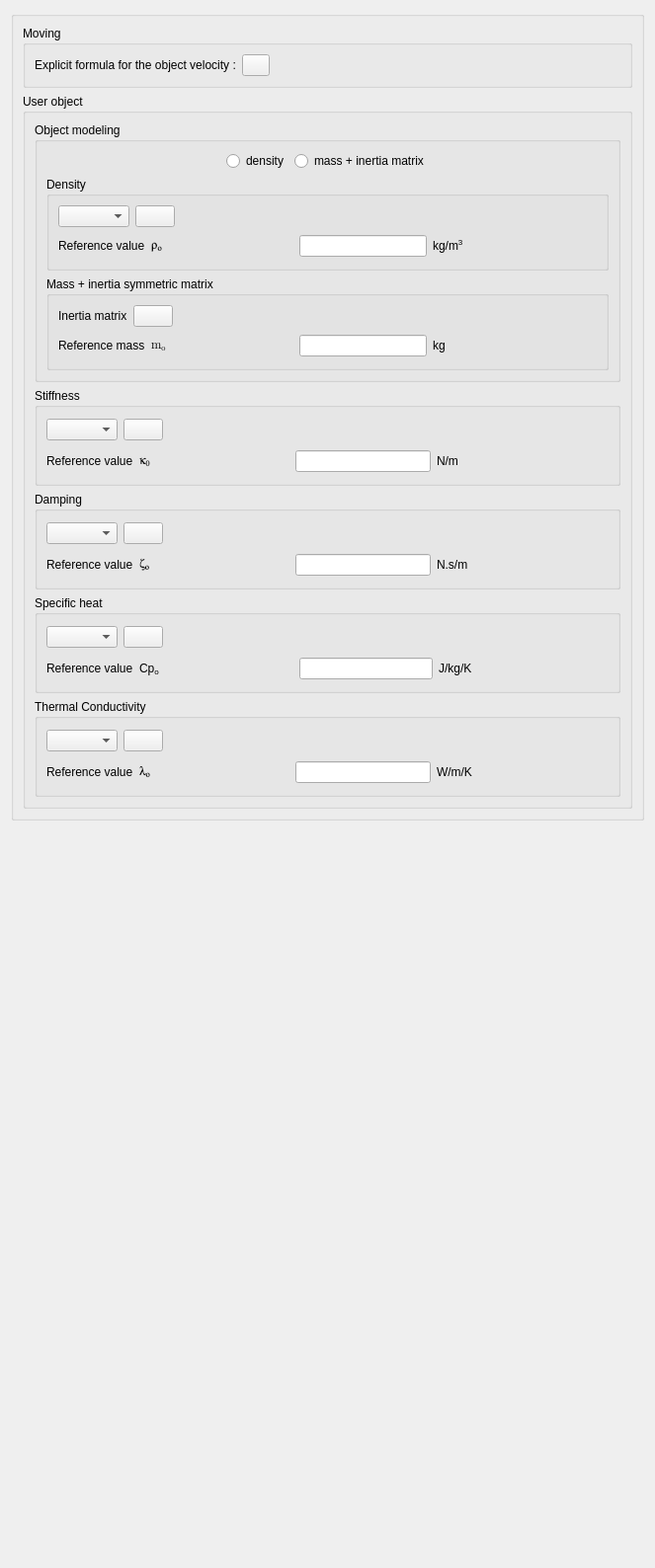
<?xml version="1.0" encoding="UTF-8"?>
<ui version="4.0">
 <class>ImmersedBoundariesThermodynamicsField</class>
 <widget class="QWidget" name="ImmersedBoundariesThermodynamicsField">
  <property name="geometry">
   <rect>
    <x>0</x>
    <y>0</y>
    <width>659</width>
    <height>1588</height>
   </rect>
  </property>
  <property name="windowTitle">
   <string>Form</string>
  </property>
  <layout class="QGridLayout" name="gridLayout_15">
   <item row="2" column="0">
    <spacer>
     <property name="orientation">
      <enum>Qt::Vertical</enum>
     </property>
     <property name="sizeHint" stdset="0">
      <size>
       <width>641</width>
       <height>16</height>
      </size>
     </property>
    </spacer>
   </item>
   <item row="0" column="0">
    <widget class="QGroupBox" name="groupBoxConstantProperties">
     <property name="title">
      <string/>
     </property>
     <layout class="QGridLayout" name="gridLayout_13">
      <item row="0" column="0">
       <widget class="QGroupBox" name="groupBoxImposed">
        <property name="title">
         <string>Moving</string>
        </property>
        <layout class="QHBoxLayout" name="horizontalLayout_21">
         <item>
          <layout class="QHBoxLayout" name="horizontalLayout_18">
           <item>
            <widget class="QLabel" name="label_14">
             <property name="text">
              <string>Explicit formula for the object velocity :</string>
             </property>
            </widget>
           </item>
          </layout>
         </item>
         <item>
          <layout class="QHBoxLayout" name="horizontalLayout_20">
           <item>
            <widget class="FormulaButton" name="pushButtonImposed">
             <property name="maximumSize">
              <size>
               <width>28</width>
               <height>25</height>
              </size>
             </property>
             <property name="text">
              <string/>
             </property>
             <property name="icon">
              <iconset resource="resources_pages.qrc">
               <normaloff>:data/icons/22x22/edit-find-replace.png</normaloff>:data/icons/22x22/edit-find-replace.png</iconset>
             </property>
            </widget>
           </item>
          </layout>
         </item>
         <item>
          <spacer name="horizontalSpacer_14">
           <property name="orientation">
            <enum>Qt::Horizontal</enum>
           </property>
           <property name="sizeHint" stdset="0">
            <size>
             <width>455</width>
             <height>20</height>
            </size>
           </property>
          </spacer>
         </item>
        </layout>
       </widget>
      </item>
      <item row="2" column="0">
       <widget class="QGroupBox" name="groupBoxPhysicalProp">
        <property name="title">
         <string>User object</string>
        </property>
        <layout class="QGridLayout" name="gridLayout_5">
         <item row="0" column="0">
          <widget class="QGroupBox" name="groupBoxModeling">
           <property name="toolTip">
            <string></string>
           </property>
           <property name="title">
            <string>Object modeling</string>
           </property>
           <layout class="QGridLayout" name="_6">
            <item row="0" column="0">
             <layout class="QGridLayout" name="_7">
              <item row="0" column="0">
               <layout class="QGridLayout" name="_8">
                <item row="0" column="5">
                 <spacer>
                  <property name="orientation">
                   <enum>Qt::Horizontal</enum>
                  </property>
                  <property name="sizeHint" stdset="0">
                   <size>
                    <width>40</width>
                    <height>20</height>
                   </size>
                  </property>
                 </spacer>
                </item>
                <item row="0" column="2">
                 <widget class="QRadioButton" name="radioButtonMass">
                  <property name="toolTip">
                   <string></string>
                  </property>
                  <property name="text">
                   <string>mass + inertia matrix</string>
                  </property>
                 </widget>
                </item>
                <item row="0" column="0">
                 <spacer>
                  <property name="orientation">
                   <enum>Qt::Horizontal</enum>
                  </property>
                  <property name="sizeHint" stdset="0">
                   <size>
                    <width>40</width>
                    <height>20</height>
                   </size>
                  </property>
                 </spacer>
                </item>
                <item row="0" column="1">
                 <widget class="QRadioButton" name="radioButtonDensity">
                  <property name="toolTip">
                   <string></string>
                  </property>
                  <property name="text">
                   <string>density</string>
                  </property>
                 </widget>
                </item>
               </layout>
              </item>
             </layout>
            </item>
            <item row="1" column="0">
             <widget class="QGroupBox" name="groupBoxDensity">
              <property name="title">
               <string>Density</string>
              </property>
              <layout class="QGridLayout">
               <property name="leftMargin">
                <number>9</number>
               </property>
               <property name="topMargin">
                <number>9</number>
               </property>
               <property name="rightMargin">
                <number>9</number>
               </property>
               <property name="bottomMargin">
                <number>9</number>
               </property>
               <property name="spacing">
                <number>6</number>
               </property>
               <item row="3" column="0">
                <layout class="QHBoxLayout">
                 <property name="spacing">
                  <number>6</number>
                 </property>
                 <property name="leftMargin">
                  <number>0</number>
                 </property>
                 <property name="topMargin">
                  <number>0</number>
                 </property>
                 <property name="rightMargin">
                  <number>0</number>
                 </property>
                 <property name="bottomMargin">
                  <number>0</number>
                 </property>
                 <item>
                  <widget class="QLabel" name="label">
                   <property name="text">
                    <string>Reference value</string>
                   </property>
                  </widget>
                 </item>
                 <item>
                  <widget class="QLabel" name="labelVarRho">
                   <property name="minimumSize">
                    <size>
                     <width>15</width>
                     <height>0</height>
                    </size>
                   </property>
                   <property name="font">
                    <font>
                     <family>Symbol</family>
                    </font>
                   </property>
                   <property name="text">
                    <string>&lt;html&gt;&lt;head/&gt;&lt;body&gt;&lt;p&gt;r&lt;span style=&quot; vertical-align:sub;&quot;&gt;o&lt;/span&gt;&lt;/p&gt;&lt;/body&gt;&lt;/html&gt;</string>
                   </property>
                  </widget>
                 </item>
                 <item>
                  <spacer name="horizontalSpacer">
                   <property name="orientation">
                    <enum>Qt::Horizontal</enum>
                   </property>
                   <property name="sizeHint" stdset="0">
                    <size>
                     <width>40</width>
                     <height>20</height>
                    </size>
                   </property>
                  </spacer>
                 </item>
                 <item>
                  <widget class="QLineEdit" name="lineEditDensity"/>
                 </item>
                 <item>
                  <widget class="QLabel" name="labelUnitDensity">
                   <property name="minimumSize">
                    <size>
                     <width>37</width>
                     <height>26</height>
                    </size>
                   </property>
                   <property name="text">
                    <string>kg/m&lt;sup&gt;3&lt;/sup&gt;</string>
                   </property>
                  </widget>
                 </item>
                 <item>
                  <spacer name="horizontalSpacer_3">
                   <property name="orientation">
                    <enum>Qt::Horizontal</enum>
                   </property>
                   <property name="sizeHint" stdset="0">
                    <size>
                     <width>40</width>
                     <height>20</height>
                    </size>
                   </property>
                  </spacer>
                 </item>
                </layout>
               </item>
               <item row="2" column="0">
                <layout class="QHBoxLayout" name="horizontalLayout_2">
                 <item>
                  <widget class="QComboBox" name="comboBoxDensity"/>
                 </item>
                 <item>
                  <widget class="FormulaButton" name="pushButtonDensity">
                   <property name="sizePolicy">
                    <sizepolicy hsizetype="Fixed" vsizetype="Fixed">
                     <horstretch>0</horstretch>
                     <verstretch>0</verstretch>
                    </sizepolicy>
                   </property>
                   <property name="text">
                    <string/>
                   </property>
                   <property name="icon">
                    <iconset resource="resources_pages.qrc">
                     <normaloff>:data/icons/22x22/edit-find-replace.png</normaloff>:data/icons/22x22/edit-find-replace.png</iconset>
                   </property>
                  </widget>
                 </item>
                 <item>
                  <spacer name="horizontalSpacer_4">
                   <property name="orientation">
                    <enum>Qt::Horizontal</enum>
                   </property>
                   <property name="sizeHint" stdset="0">
                    <size>
                     <width>40</width>
                     <height>20</height>
                    </size>
                   </property>
                  </spacer>
                 </item>
                </layout>
               </item>
              </layout>
             </widget>
            </item>
            <item row="2" column="0">
             <widget class="QGroupBox" name="groupBoxMass">
              <property name="title">
               <string>Mass + inertia symmetric matrix</string>
              </property>
              <layout class="QGridLayout" name="_2">
               <property name="leftMargin">
                <number>9</number>
               </property>
               <property name="topMargin">
                <number>9</number>
               </property>
               <property name="rightMargin">
                <number>9</number>
               </property>
               <property name="bottomMargin">
                <number>9</number>
               </property>
               <property name="spacing">
                <number>6</number>
               </property>
               <item row="3" column="0">
                <layout class="QHBoxLayout" name="_3">
                 <property name="spacing">
                  <number>6</number>
                 </property>
                 <property name="leftMargin">
                  <number>0</number>
                 </property>
                 <property name="topMargin">
                  <number>0</number>
                 </property>
                 <property name="rightMargin">
                  <number>0</number>
                 </property>
                 <property name="bottomMargin">
                  <number>0</number>
                 </property>
                 <item>
                  <widget class="QLabel" name="label_2">
                   <property name="text">
                    <string>Reference mass</string>
                   </property>
                  </widget>
                 </item>
                 <item>
                  <widget class="QLabel" name="labelVarmass">
                   <property name="minimumSize">
                    <size>
                     <width>15</width>
                     <height>0</height>
                    </size>
                   </property>
                   <property name="font">
                    <font>
                     <family>Symbola</family>
                    </font>
                   </property>
                   <property name="text">
                    <string>&lt;html&gt;&lt;head/&gt;&lt;body&gt;&lt;p&gt;m&lt;span style=&quot; vertical-align:sub;&quot;&gt;o&lt;/span&gt;&lt;/p&gt;&lt;/body&gt;&lt;/html&gt;</string>
                   </property>
                  </widget>
                 </item>
                 <item>
                  <spacer name="horizontalSpacer_2">
                   <property name="orientation">
                    <enum>Qt::Horizontal</enum>
                   </property>
                   <property name="sizeHint" stdset="0">
                    <size>
                     <width>40</width>
                     <height>20</height>
                    </size>
                   </property>
                  </spacer>
                 </item>
                 <item>
                  <widget class="QLineEdit" name="lineEditMass"/>
                 </item>
                 <item>
                  <widget class="QLabel" name="labelUnitDensity_2">
                   <property name="minimumSize">
                    <size>
                     <width>37</width>
                     <height>26</height>
                    </size>
                   </property>
                   <property name="text">
                    <string>&lt;html&gt;&lt;head/&gt;&lt;body&gt;&lt;p&gt;kg&lt;/p&gt;&lt;/body&gt;&lt;/html&gt;</string>
                   </property>
                  </widget>
                 </item>
                 <item>
                  <spacer name="horizontalSpacer_5">
                   <property name="orientation">
                    <enum>Qt::Horizontal</enum>
                   </property>
                   <property name="sizeHint" stdset="0">
                    <size>
                     <width>40</width>
                     <height>20</height>
                    </size>
                   </property>
                  </spacer>
                 </item>
                </layout>
               </item>
               <item row="2" column="0">
                <layout class="QHBoxLayout" name="horizontalLayout_3">
                 <item>
                  <widget class="QLabel" name="label_3">
                   <property name="text">
                    <string>Inertia matrix</string>
                   </property>
                  </widget>
                 </item>
                 <item>
                  <widget class="FormulaButton" name="pushButtonInertia">
                   <property name="sizePolicy">
                    <sizepolicy hsizetype="Fixed" vsizetype="Fixed">
                     <horstretch>0</horstretch>
                     <verstretch>0</verstretch>
                    </sizepolicy>
                   </property>
                   <property name="text">
                    <string/>
                   </property>
                   <property name="icon">
                    <iconset resource="resources_pages.qrc">
                     <normaloff>:data/icons/22x22/edit-find-replace.png</normaloff>:data/icons/22x22/edit-find-replace.png</iconset>
                   </property>
                  </widget>
                 </item>
                 <item>
                  <spacer name="horizontalSpacer_6">
                   <property name="orientation">
                    <enum>Qt::Horizontal</enum>
                   </property>
                   <property name="sizeHint" stdset="0">
                    <size>
                     <width>40</width>
                     <height>20</height>
                    </size>
                   </property>
                  </spacer>
                 </item>
                </layout>
               </item>
              </layout>
             </widget>
            </item>
           </layout>
          </widget>
         </item>
         <item row="1" column="0">
          <layout class="QVBoxLayout" name="verticalLayout">
           <item>
            <widget class="QGroupBox" name="groupBoxStiffness">
             <property name="title">
              <string>Stiffness</string>
             </property>
             <layout class="QGridLayout" name="_11">
              <property name="leftMargin">
               <number>9</number>
              </property>
              <property name="topMargin">
               <number>9</number>
              </property>
              <property name="rightMargin">
               <number>9</number>
              </property>
              <property name="bottomMargin">
               <number>9</number>
              </property>
              <property name="spacing">
               <number>6</number>
              </property>
              <item row="1" column="0">
               <layout class="QHBoxLayout" name="_12">
                <property name="spacing">
                 <number>6</number>
                </property>
                <property name="leftMargin">
                 <number>0</number>
                </property>
                <property name="topMargin">
                 <number>0</number>
                </property>
                <property name="rightMargin">
                 <number>0</number>
                </property>
                <property name="bottomMargin">
                 <number>0</number>
                </property>
                <item>
                 <widget class="QLabel" name="label_10">
                  <property name="text">
                   <string>Reference value</string>
                  </property>
                 </widget>
                </item>
                <item>
                 <widget class="QLabel" name="labelVarAl_6">
                  <property name="minimumSize">
                   <size>
                    <width>15</width>
                    <height>0</height>
                   </size>
                  </property>
                  <property name="font">
                   <font>
                    <family>Symbol</family>
                   </font>
                  </property>
                  <property name="text">
                   <string>&lt;html&gt;&lt;head/&gt;&lt;body&gt;&lt;p&gt;k&lt;span style=&quot; vertical-align:sub;&quot;&gt;0&lt;/span&gt;&lt;/p&gt;&lt;/body&gt;&lt;/html&gt;</string>
                  </property>
                 </widget>
                </item>
                <item>
                 <spacer>
                  <property name="orientation">
                   <enum>Qt::Horizontal</enum>
                  </property>
                  <property name="sizeHint" stdset="0">
                   <size>
                    <width>16</width>
                    <height>26</height>
                   </size>
                  </property>
                 </spacer>
                </item>
                <item>
                 <widget class="QLineEdit" name="lineEditStiffness"/>
                </item>
                <item>
                 <widget class="QLabel" name="labelUnitThermalConductivity_6">
                  <property name="minimumSize">
                   <size>
                    <width>37</width>
                    <height>26</height>
                   </size>
                  </property>
                  <property name="text">
                   <string>N/m</string>
                  </property>
                 </widget>
                </item>
                <item>
                 <spacer>
                  <property name="orientation">
                   <enum>Qt::Horizontal</enum>
                  </property>
                  <property name="sizeHint" stdset="0">
                   <size>
                    <width>71</width>
                    <height>26</height>
                   </size>
                  </property>
                 </spacer>
                </item>
               </layout>
              </item>
              <item row="0" column="0">
               <layout class="QHBoxLayout" name="horizontalLayout_10">
                <item>
                 <widget class="QComboBox" name="comboBoxStiffness"/>
                </item>
                <item>
                 <widget class="FormulaButton" name="pushButtonStiffness">
                  <property name="sizePolicy">
                   <sizepolicy hsizetype="Fixed" vsizetype="Fixed">
                    <horstretch>0</horstretch>
                    <verstretch>0</verstretch>
                   </sizepolicy>
                  </property>
                  <property name="text">
                   <string/>
                  </property>
                  <property name="icon">
                   <iconset resource="resources_pages.qrc">
                    <normaloff>:data/icons/22x22/edit-find-replace.png</normaloff>:data/icons/22x22/edit-find-replace.png</iconset>
                  </property>
                 </widget>
                </item>
                <item>
                 <spacer>
                  <property name="orientation">
                   <enum>Qt::Horizontal</enum>
                  </property>
                  <property name="sizeHint" stdset="0">
                   <size>
                    <width>61</width>
                    <height>26</height>
                   </size>
                  </property>
                 </spacer>
                </item>
               </layout>
              </item>
             </layout>
            </widget>
           </item>
           <item>
            <widget class="QGroupBox" name="groupBoxDamping">
             <property name="title">
              <string>Damping</string>
             </property>
             <layout class="QGridLayout" name="_19">
              <property name="leftMargin">
               <number>9</number>
              </property>
              <property name="topMargin">
               <number>9</number>
              </property>
              <property name="rightMargin">
               <number>9</number>
              </property>
              <property name="bottomMargin">
               <number>9</number>
              </property>
              <property name="spacing">
               <number>6</number>
              </property>
              <item row="1" column="0">
               <layout class="QHBoxLayout" name="_20">
                <property name="spacing">
                 <number>6</number>
                </property>
                <property name="leftMargin">
                 <number>0</number>
                </property>
                <property name="topMargin">
                 <number>0</number>
                </property>
                <property name="rightMargin">
                 <number>0</number>
                </property>
                <property name="bottomMargin">
                 <number>0</number>
                </property>
                <item>
                 <widget class="QLabel" name="label_16">
                  <property name="text">
                   <string>Reference value</string>
                  </property>
                 </widget>
                </item>
                <item>
                 <widget class="QLabel" name="labelVarAl_10">
                  <property name="minimumSize">
                   <size>
                    <width>15</width>
                    <height>0</height>
                   </size>
                  </property>
                  <property name="font">
                   <font>
                    <family>Symbol</family>
                   </font>
                  </property>
                  <property name="text">
                   <string>&lt;html&gt;&lt;head/&gt;&lt;body&gt;&lt;p&gt;z&lt;span style=&quot; vertical-align:sub;&quot;&gt;o&lt;/span&gt;&lt;/p&gt;&lt;/body&gt;&lt;/html&gt;</string>
                  </property>
                 </widget>
                </item>
                <item>
                 <spacer>
                  <property name="orientation">
                   <enum>Qt::Horizontal</enum>
                  </property>
                  <property name="sizeHint" stdset="0">
                   <size>
                    <width>16</width>
                    <height>26</height>
                   </size>
                  </property>
                 </spacer>
                </item>
                <item>
                 <widget class="QLineEdit" name="lineEditDamping"/>
                </item>
                <item>
                 <widget class="QLabel" name="labelUnitThermalConductivity_10">
                  <property name="minimumSize">
                   <size>
                    <width>37</width>
                    <height>26</height>
                   </size>
                  </property>
                  <property name="text">
                   <string>N.s/m</string>
                  </property>
                 </widget>
                </item>
                <item>
                 <spacer>
                  <property name="orientation">
                   <enum>Qt::Horizontal</enum>
                  </property>
                  <property name="sizeHint" stdset="0">
                   <size>
                    <width>71</width>
                    <height>26</height>
                   </size>
                  </property>
                 </spacer>
                </item>
               </layout>
              </item>
              <item row="0" column="0">
               <layout class="QHBoxLayout" name="horizontalLayout_14">
                <item>
                 <widget class="QComboBox" name="comboBoxDamping"/>
                </item>
                <item>
                 <widget class="FormulaButton" name="pushButtonDamping">
                  <property name="sizePolicy">
                   <sizepolicy hsizetype="Fixed" vsizetype="Fixed">
                    <horstretch>0</horstretch>
                    <verstretch>0</verstretch>
                   </sizepolicy>
                  </property>
                  <property name="text">
                   <string/>
                  </property>
                  <property name="icon">
                   <iconset resource="resources_pages.qrc">
                    <normaloff>:data/icons/22x22/edit-find-replace.png</normaloff>:data/icons/22x22/edit-find-replace.png</iconset>
                  </property>
                 </widget>
                </item>
                <item>
                 <spacer>
                  <property name="orientation">
                   <enum>Qt::Horizontal</enum>
                  </property>
                  <property name="sizeHint" stdset="0">
                   <size>
                    <width>61</width>
                    <height>26</height>
                   </size>
                  </property>
                 </spacer>
                </item>
               </layout>
              </item>
             </layout>
            </widget>
           </item>
           <item>
            <widget class="QGroupBox" name="groupBoxSpecificHeat">
             <property name="title">
              <string>Specific heat</string>
             </property>
             <layout class="QGridLayout">
              <property name="leftMargin">
               <number>9</number>
              </property>
              <property name="topMargin">
               <number>9</number>
              </property>
              <property name="rightMargin">
               <number>9</number>
              </property>
              <property name="bottomMargin">
               <number>9</number>
              </property>
              <property name="spacing">
               <number>6</number>
              </property>
              <item row="2" column="0">
               <layout class="QHBoxLayout">
                <property name="spacing">
                 <number>6</number>
                </property>
                <property name="leftMargin">
                 <number>0</number>
                </property>
                <property name="topMargin">
                 <number>0</number>
                </property>
                <property name="rightMargin">
                 <number>0</number>
                </property>
                <property name="bottomMargin">
                 <number>0</number>
                </property>
                <item>
                 <widget class="QLabel" name="label_4">
                  <property name="text">
                   <string>Reference value</string>
                  </property>
                 </widget>
                </item>
                <item>
                 <widget class="QLabel" name="labelVarCp">
                  <property name="minimumSize">
                   <size>
                    <width>15</width>
                    <height>0</height>
                   </size>
                  </property>
                  <property name="text">
                   <string>&lt;html&gt;&lt;head/&gt;&lt;body&gt;&lt;p&gt;Cp&lt;span style=&quot; vertical-align:sub;&quot;&gt;o&lt;/span&gt;&lt;/p&gt;&lt;/body&gt;&lt;/html&gt;</string>
                  </property>
                 </widget>
                </item>
                <item>
                 <spacer>
                  <property name="orientation">
                   <enum>Qt::Horizontal</enum>
                  </property>
                  <property name="sizeHint" stdset="0">
                   <size>
                    <width>16</width>
                    <height>26</height>
                   </size>
                  </property>
                 </spacer>
                </item>
                <item>
                 <widget class="QLineEdit" name="lineEditSpecificHeat"/>
                </item>
                <item>
                 <widget class="QLabel" name="labelUnitSpecificHeat">
                  <property name="minimumSize">
                   <size>
                    <width>37</width>
                    <height>26</height>
                   </size>
                  </property>
                  <property name="text">
                   <string>J/kg/K</string>
                  </property>
                 </widget>
                </item>
                <item>
                 <spacer>
                  <property name="orientation">
                   <enum>Qt::Horizontal</enum>
                  </property>
                  <property name="sizeHint" stdset="0">
                   <size>
                    <width>71</width>
                    <height>26</height>
                   </size>
                  </property>
                 </spacer>
                </item>
               </layout>
              </item>
              <item row="0" column="0">
               <layout class="QHBoxLayout" name="horizontalLayout_4">
                <item>
                 <widget class="QComboBox" name="comboBoxSpecificHeat"/>
                </item>
                <item>
                 <widget class="FormulaButton" name="pushButtonSpecificHeat">
                  <property name="sizePolicy">
                   <sizepolicy hsizetype="Fixed" vsizetype="Fixed">
                    <horstretch>0</horstretch>
                    <verstretch>0</verstretch>
                   </sizepolicy>
                  </property>
                  <property name="text">
                   <string/>
                  </property>
                  <property name="icon">
                   <iconset resource="resources_pages.qrc">
                    <normaloff>:data/icons/22x22/edit-find-replace.png</normaloff>:data/icons/22x22/edit-find-replace.png</iconset>
                  </property>
                 </widget>
                </item>
                <item>
                 <spacer>
                  <property name="orientation">
                   <enum>Qt::Horizontal</enum>
                  </property>
                  <property name="sizeHint" stdset="0">
                   <size>
                    <width>61</width>
                    <height>26</height>
                   </size>
                  </property>
                 </spacer>
                </item>
               </layout>
              </item>
             </layout>
            </widget>
           </item>
           <item>
            <widget class="QGroupBox" name="groupBoxThermalConductivity">
             <property name="title">
              <string>Thermal Conductivity</string>
             </property>
             <layout class="QGridLayout">
              <property name="leftMargin">
               <number>9</number>
              </property>
              <property name="topMargin">
               <number>9</number>
              </property>
              <property name="rightMargin">
               <number>9</number>
              </property>
              <property name="bottomMargin">
               <number>9</number>
              </property>
              <property name="spacing">
               <number>6</number>
              </property>
              <item row="1" column="0">
               <layout class="QHBoxLayout">
                <property name="spacing">
                 <number>6</number>
                </property>
                <property name="leftMargin">
                 <number>0</number>
                </property>
                <property name="topMargin">
                 <number>0</number>
                </property>
                <property name="rightMargin">
                 <number>0</number>
                </property>
                <property name="bottomMargin">
                 <number>0</number>
                </property>
                <item>
                 <widget class="QLabel" name="label_5">
                  <property name="text">
                   <string>Reference value</string>
                  </property>
                 </widget>
                </item>
                <item>
                 <widget class="QLabel" name="labelVarAl">
                  <property name="minimumSize">
                   <size>
                    <width>15</width>
                    <height>0</height>
                   </size>
                  </property>
                  <property name="font">
                   <font>
                    <family>Symbol</family>
                   </font>
                  </property>
                  <property name="text">
                   <string>&lt;html&gt;&lt;head/&gt;&lt;body&gt;&lt;p&gt;l&lt;span style=&quot; vertical-align:sub;&quot;&gt;o&lt;/span&gt;&lt;/p&gt;&lt;/body&gt;&lt;/html&gt;</string>
                  </property>
                 </widget>
                </item>
                <item>
                 <spacer>
                  <property name="orientation">
                   <enum>Qt::Horizontal</enum>
                  </property>
                  <property name="sizeHint" stdset="0">
                   <size>
                    <width>16</width>
                    <height>26</height>
                   </size>
                  </property>
                 </spacer>
                </item>
                <item>
                 <widget class="QLineEdit" name="lineEditThermalConductivity"/>
                </item>
                <item>
                 <widget class="QLabel" name="labelUnitThermalConductivity">
                  <property name="minimumSize">
                   <size>
                    <width>37</width>
                    <height>26</height>
                   </size>
                  </property>
                  <property name="text">
                   <string>W/m/K</string>
                  </property>
                 </widget>
                </item>
                <item>
                 <spacer>
                  <property name="orientation">
                   <enum>Qt::Horizontal</enum>
                  </property>
                  <property name="sizeHint" stdset="0">
                   <size>
                    <width>71</width>
                    <height>26</height>
                   </size>
                  </property>
                 </spacer>
                </item>
               </layout>
              </item>
              <item row="0" column="0">
               <layout class="QHBoxLayout" name="horizontalLayout_5">
                <item>
                 <widget class="QComboBox" name="comboBoxThermalConductivity"/>
                </item>
                <item>
                 <widget class="FormulaButton" name="pushButtonThermalConductivity">
                  <property name="sizePolicy">
                   <sizepolicy hsizetype="Fixed" vsizetype="Fixed">
                    <horstretch>0</horstretch>
                    <verstretch>0</verstretch>
                   </sizepolicy>
                  </property>
                  <property name="text">
                   <string/>
                  </property>
                  <property name="icon">
                   <iconset resource="resources_pages.qrc">
                    <normaloff>:data/icons/22x22/edit-find-replace.png</normaloff>:data/icons/22x22/edit-find-replace.png</iconset>
                  </property>
                 </widget>
                </item>
                <item>
                 <spacer>
                  <property name="orientation">
                   <enum>Qt::Horizontal</enum>
                  </property>
                  <property name="sizeHint" stdset="0">
                   <size>
                    <width>61</width>
                    <height>26</height>
                   </size>
                  </property>
                 </spacer>
                </item>
               </layout>
              </item>
             </layout>
            </widget>
           </item>
          </layout>
         </item>
        </layout>
       </widget>
      </item>
     </layout>
    </widget>
   </item>
  </layout>
 </widget>
 <customwidgets>
  <customwidget>
   <class>FormulaButton</class>
   <extends>QPushButton</extends>
   <header>code_saturne.gui.base.FormulaButton</header>
  </customwidget>
 </customwidgets>
 <resources>
  <include location="resources_pages.qrc"/>
 </resources>
 <connections/>
</ui>
